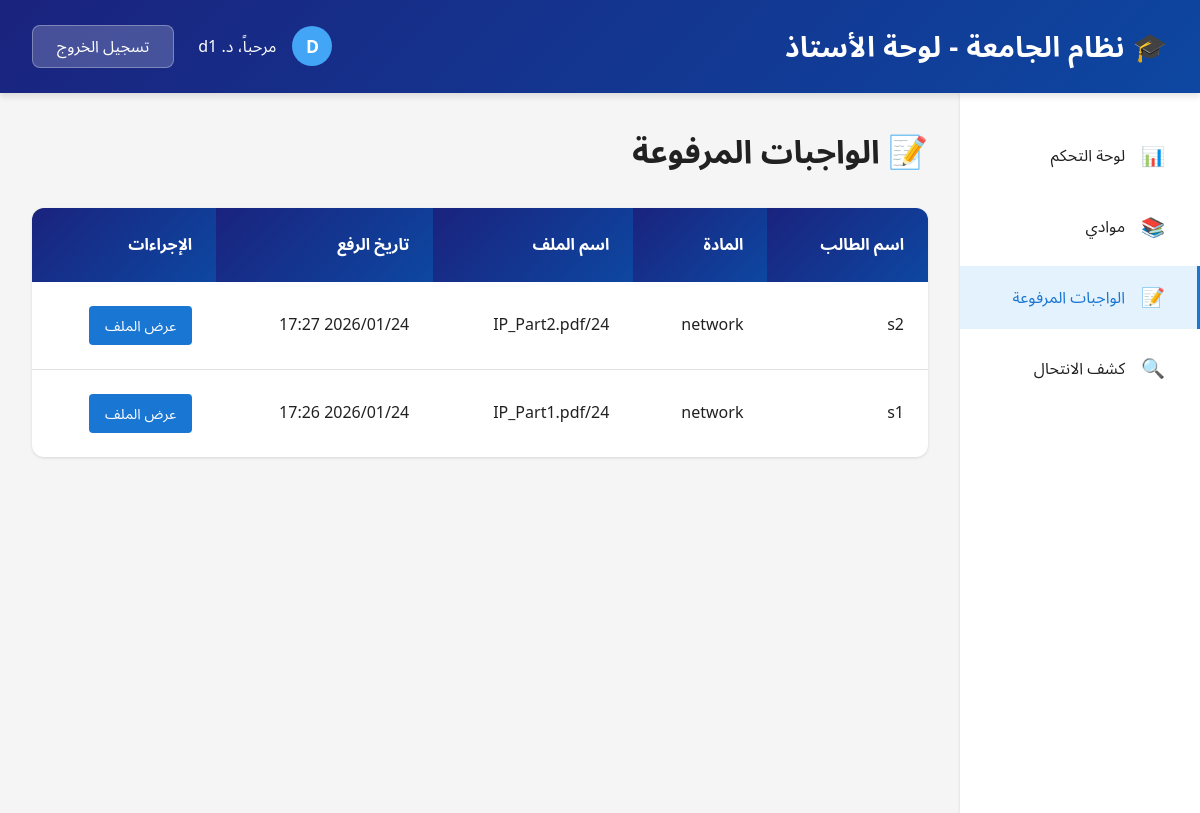
Page /doctor/submissions/ (signed in) on the earlier database version.
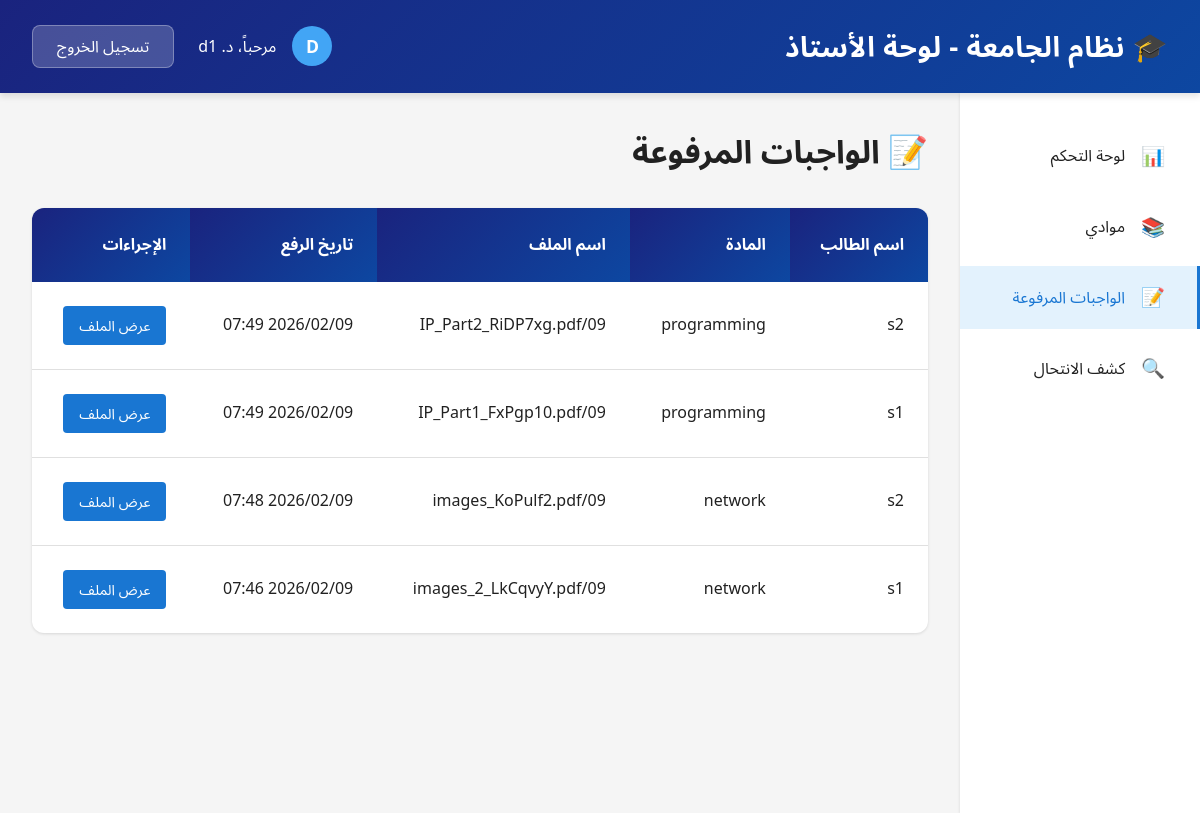
Same page on the later database version.
### myapp/models.py (models this page shows, shortened)
class Submission(models.Model):
    student = models.ForeignKey(
        User,
        on_delete=models.CASCADE,
        related_name='submissions'
    )
    subject = models.ForeignKey(
        Subject,
        on_delete=models.CASCADE,
        related_name='submissions'
    )
    file = models.FileField(upload_to='submissions/%Y/%m/%d/')
    text = models.TextField(blank=True)
    upload_date = models.DateTimeField(auto_now_add=True)
    class Meta:
        verbose_name = 'Submission'
        verbose_name_plural = 'Submissions'
        ordering = ['-upload_date']

class Subject(models.Model):
    name = models.CharField(max_length=100, unique=True)
    description = models.TextField(blank=True, null=True)
    doctor = models.ForeignKey(
        User,
        on_delete=models.SET_NULL,
        null=True,
        limit_choices_to={'profile__role': 'doctor'},
        related_name='teaching_subjects'
    )
    created_at = models.DateTimeField(auto_now_add=True)
    class Meta:
        verbose_name = 'Subject'
        verbose_name_plural = 'Subjects'
        ordering = ['name']

### myapp/views.py (the view)
# urls.py: path('doctor/submissions/', views.DoctorSubmissionsView.as_view(), name='doctor_submissions'),
@method_decorator(login_required, name='dispatch')
class DoctorSubmissionsView(View):
    def get(self, request):
        if not hasattr(request.user, 'profile') or request.user.profile.role != 'doctor':
            messages.error(request, 'غير مصرح لك بالوصول إلى هذه الصفحة.')
            return redirect('/')
        submissions = Submission.objects.filter(
            subject__doctor=request.user
        ).select_related('student', 'subject').order_by('-upload_date')
        context = {
            'submissions': submissions,
            'total_submissions': submissions.count()
        }
        return render(request, 'myapp/doctor_submissions.html', context)

### templates/myapp/doctor_submissions.html (shortened to what this page needs)
{% extends 'base.html' %}
{% load static %}
{% block content %}
    <header class="header">
        <div class="header-content">
            <h1>🎓 نظام الجامعة - لوحة الأستاذ</h1>
            <div class="header-user">
                <div class="user-info">
                    <div class="user-avatar">{{ user.username|slice:":1"|upper }}</div>
                    <span>مرحباً، د. {{ user.get_full_name|default:user.username }}</span>
                </div>
                <a href="{% url 'logout' %}" class="logout-btn">تسجيل الخروج</a>
            </div>
        </div>
    </header>
    <div class="dashboard-layout">
        <aside class="sidebar">
            <ul class="sidebar-menu">
                <li>
                    <a href="{% url 'doctor_dashboard' %}">
                        <span class="icon">📊</span>
                        <span>لوحة التحكم</span>
                    </a>
                </li>
                <li>
                    <a href="{% url 'doctor_subjects' %}">
                        <span class="icon">📚</span>
                        <span>موادي</span>
                    </a>
                </li>
                <li>
                    <a href="{% url 'doctor_submissions' %}" class="active">
                        <span class="icon">📝</span>
                        <span>الواجبات المرفوعة</span>
                    </a>
                </li>
                <li>
                    <a href="{% url 'doctor_plagiarism' %}">
                        <span class="icon">🔍</span>
                        <span>كشف الانتحال</span>
                    </a>
                </li>
            </ul>
        </aside>
        <main class="main-content">
            <h1 class="page-title">📝 الواجبات المرفوعة</h1>
            {% if submissions %}
            <div class="table-container">
                <table>
                    <thead>
                        <tr>
                            <th>اسم الطالب</th>
                            <th>المادة</th>
                            <th>اسم الملف</th>
                            <th>تاريخ الرفع</th>
                            <th>الإجراءات</th>
                        </tr>
                    </thead>
                    <tbody>
                        {% for submission in submissions %}
                        <tr>
                            <td>{{ submission.student.get_full_name|default:submission.student.username }}</td>
                            <td>{{ submission.subject.name }}</td>
                            <td>{{ submission.file.name|slice:"20:" }}</td>
                            <td>{{ submission.upload_date|date:"Y/m/d H:i" }}</td>
                            <td>
                                <a href="{{ submission.file.url }}" target="_blank" class="btn-small">عرض الملف</a>
                            </td>
                        </tr>
                        {% endfor %}
                    </tbody>
                </table>
            </div>
            {% endif %}
        </main>
    </div>
{% endblock %}

### templates/base.html (shortened to what this page needs)
{% load static %}
<!DOCTYPE html>
<html lang="ar" dir="rtl">
<head>
    <link rel="stylesheet" href="{% static 'css/style.css' %}">
</head>
<body>
    {% block content %}{% endblock %}
</body>
</html>

### static/css/style.css (style rules this page uses)
:root { --primary-navy: #1a237e; --secondary-blue: #0d47a1; --accent-blue: #1976d2; --light-blue: #42a5f5; --background-gray: #f5f5f5; --card-white: #ffffff; --text-dark: #212121; --text-gray: #757575; --border-gray: #e0e0e0; --success-green: #4caf50; --warning-orange: #ff9800; --danger-red: #f44336; --hover-blue: #e3f2fd; --spacing-xs: 0.5rem; --spacing-sm: 1rem; --spacing-md: 1.5rem; --spacing-lg: 2rem; --spacing-xl: 3rem; --radius-sm: 4px; --radius-md: 8px; --radius-lg: 12px; --radius-xl: 16px; --shadow-sm: 0 1px 3px rgba(0, 0, 0, 0.12); --shadow-md: 0 4px 6px rgba(0, 0, 0, 0.1); --shadow-lg: 0 10px 20px rgba(0, 0, 0, 0.15); --shadow-hover: 0 6px 12px rgba(0, 0, 0, 0.15); }
* { margin: 0; padding: 0; box-sizing: border-box; }
body { font-family: 'Segoe UI', 'Roboto', 'Arial', 'Noto Sans Arabic', sans-serif; background-color: var(--background-gray); color: var(--text-dark); direction: rtl; line-height: 1.6; }
.header { background: linear-gradient(135deg, var(--primary-navy) 0%, var(--secondary-blue) 100%); color: white; padding: var(--spacing-md) var(--spacing-lg); box-shadow: var(--shadow-md); position: sticky; top: 0; z-index: 1000; }
.header-content { max-width: 1400px; margin: 0 auto; display: flex; justify-content: space-between; align-items: center; }
.header h1 { font-size: 1.75rem; font-weight: 600; letter-spacing: 0.5px; }
.header-user { display: flex; align-items: center; gap: var(--spacing-md); }
.user-info { display: flex; align-items: center; gap: var(--spacing-sm); }
.user-avatar { width: 40px; height: 40px; border-radius: 50%; background: var(--light-blue); display: flex; align-items: center; justify-content: center; font-weight: 600; font-size: 1.1rem; }
.logout-btn { background: rgba(255, 255, 255, 0.2); color: white; padding: var(--spacing-xs) var(--spacing-md); text-decoration: none; border-radius: var(--radius-md); transition: all 0.3s ease; border: 1px solid rgba(255, 255, 255, 0.3); font-weight: 500; }
.dashboard-layout { display: flex; max-width: 1400px; margin: 0 auto; min-height: calc(100vh - 80px); }
.sidebar { width: 260px; background: var(--card-white); padding: var(--spacing-lg) 0; box-shadow: var(--shadow-sm); position: sticky; top: 80px; height: calc(100vh - 80px); overflow-y: auto; }
.sidebar-menu { list-style: none; }
.sidebar-menu li { margin-bottom: var(--spacing-xs); }
.sidebar-menu a { display: flex; align-items: center; gap: var(--spacing-sm); padding: var(--spacing-sm) var(--spacing-lg); color: var(--text-dark); text-decoration: none; transition: all 0.3s ease; border-right: 3px solid transparent; }
.sidebar-menu a:hover, .sidebar-menu a.active { background: var(--hover-blue); border-right-color: var(--accent-blue); color: var(--accent-blue); }
.sidebar-menu .icon { font-size: 1.2rem; }
.main-content { flex: 1; padding: var(--spacing-lg); overflow-y: auto; }
.page-title { font-size: 2rem; color: var(--text-dark); margin-bottom: var(--spacing-lg); font-weight: 600; }
.table-container { background: var(--card-white); border-radius: var(--radius-lg); overflow: hidden; box-shadow: var(--shadow-sm); }
table { width: 100%; border-collapse: collapse; }
th { background: linear-gradient(135deg, var(--primary-navy) 0%, var(--secondary-blue) 100%); color: white; padding: var(--spacing-md); text-align: right; font-weight: 600; }
td { padding: var(--spacing-md); text-align: right; border-bottom: 1px solid var(--border-gray); }
tr:last-child td { border-bottom: none; }
.btn-small { background: var(--accent-blue); color: white; padding: var(--spacing-xs) var(--spacing-sm); text-decoration: none; border-radius: var(--radius-sm); font-size: 0.9rem; transition: all 0.3s ease; display: inline-block; }
@media (max-width: 1200px) { .sidebar { width: 240px; } }
html { scroll-behavior: smooth; }

Differences in the rows shown:
removed Submission: student.get_full_name "s2", subject.name "network", file.name "24/IP_Part2.pdf", upload_date "2026/01/24 17:27"
removed Submission: student.get_full_name "s1", subject.name "network", file.name "24/IP_Part1.pdf", upload_date "2026/01/24 17:26"
added Submission: student.get_full_name "s2", subject.name "programming", file.name "09/IP_Part2_RiDP7xg.pdf", upload_date "2026/02/09 07:49"
added Submission: student.get_full_name "s1", subject.name "programming", file.name "09/IP_Part1_FxPgp10.pdf", upload_date "2026/02/09 07:49"
added Submission: student.get_full_name "s2", subject.name "network", file.name "09/images_KoPulf2.pdf", upload_date "2026/02/09 07:48"
added Submission: student.get_full_name "s1", subject.name "network", file.name "09/images_2_LkCqvyY.pdf", upload_date "2026/02/09 07:46"
